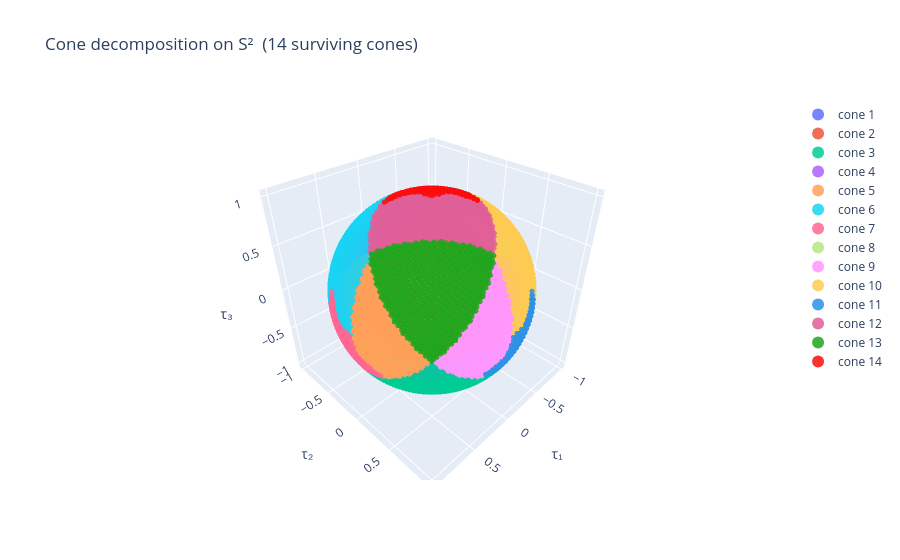
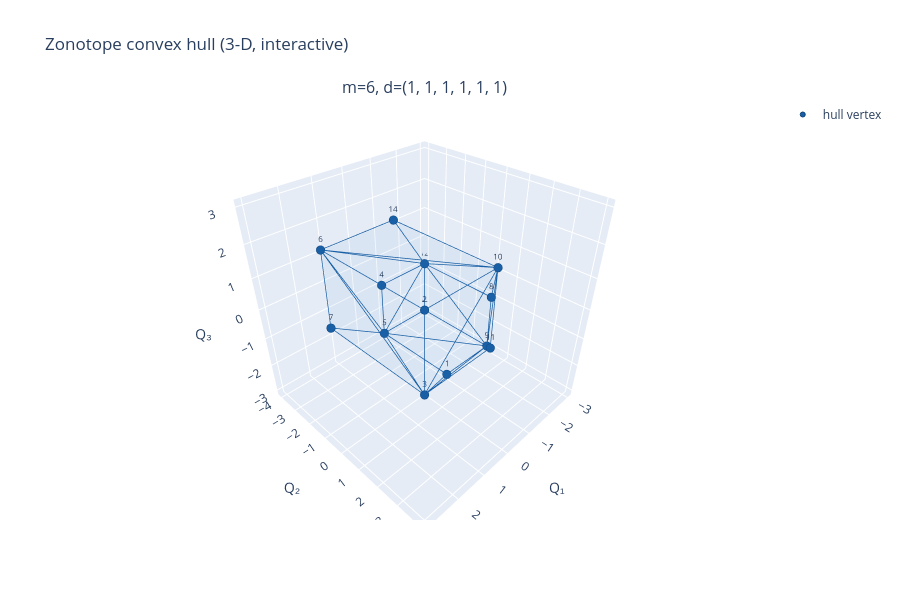

Notebook code cell kept with these figures, in order:
### Code cell
# ---------------------------------------------------------------------------
# Two-loop bubble diagram (dim = 3), 
# with basis B = {e1, e5} 
# ---------------------------------------------------------------------------
import numpy as np
from pipeline import run_pipeline

A_2loop_raw = np.array([
    [-1, 0, 0],  # e1
    [ 1,-1, 0],  # e2
    [ 1,-1, 0],  # e3
    [ 0, 1,-1],  # e4
    [ 0, 1,-1],  # e5
    [ 0, 0, 1]   # e8
], dtype=float)

result, figs = run_pipeline(A_2loop_raw, basis=[0, 1, 5], titles=['Two loop bubble graph'])

### Figure 1 — Plotly figure (JSON) as saved in the notebook; plotly's stock layout.template omitted (floating-point values rounded to 4 significant figures; data arrays with more than 128 entries replaced by an {"elided": "..."} marker saying what was removed)
{"data": [{"hovertemplate": "τ = (%{x:.3f}, %{y:.3f}, %{z:.3f})<extra>cone %{fullData.name}</extra>", "marker": {"color": "#636EFA", "opacity": 0.85, "size": 3}, "mode": "markers", "name": "cone 1", "type": "scatter3d", "x": {"elided": "215 float values"}, "y": {"elided": "215 float values"}, "z": {"elided": "215 float values"}}, {"hovertemplate": "τ = (%{x:.3f}, %{y:.3f}, %{z:.3f})<extra>cone %{fullData.name}</extra>", "marker": {"color": "#EF553B", "opacity": 0.85, "size": 3}, "mode": "markers", "name": "cone 2", "type": "scatter3d", "x": {"elided": "1001 float values"}, "y": {"elided": "1001 float values"}, "z": {"elided": "1001 float values"}}, {"hovertemplate": "τ = (%{x:.3f}, %{y:.3f}, %{z:.3f})<extra>cone %{fullData.name}</extra>", "marker": {"color": "#00CC96", "opacity": 0.85, "size": 3}, "mode": "markers", "name": "cone 3", "type": "scatter3d", "x": {"elided": "786 float values"}, "y": {"elided": "786 float values"}, "z": {"elided": "786 float values"}}, {"hovertemplate": "τ = (%{x:.3f}, %{y:.3f}, %{z:.3f})<extra>cone %{fullData.name}</extra>", "marker": {"color": "#AB63FA", "opacity": 0.85, "size": 3}, "mode": "markers", "name": "cone 4", "type": "scatter3d", "x": {"elided": "212 float values"}, "y": {"elided": "212 float values"}, "z": {"elided": "212 float values"}}, {"hovertemplate": "τ = (%{x:.3f}, %{y:.3f}, %{z:.3f})<extra>cone %{fullData.name}</extra>", "marker": {"color": "#FFA15A", "opacity": 0.85, "size": 3}, "mode": "markers", "name": "cone 5", "type": "scatter3d", "x": {"elided": "782 float values"}, "y": {"elided": "782 float values"}, "z": {"elided": "782 float values"}}, {"hovertemplate": "τ = (%{x:.3f}, %{y:.3f}, %{z:.3f})<extra>cone %{fullData.name}</extra>", "marker": {"color": "#19D3F3", "opacity": 0.85, "size": 3}, "mode": "markers", "name": "cone 6", "type": "scatter3d", "x": {"elided": "787 float values"}, "y": {"elided": "787 float values"}, "z": {"elided": "787 float values"}}, {"hovertemplate": "τ = (%{x:.3f}, %{y:.3f}, %{z:.3f})<extra>cone %{fullData.name}</extra>", "marker": {"color": "#FF6692", "opacity": 0.85, "size": 3}, "mode": "markers", "name": "cone 7", "type": "scatter3d", "x": {"elided": "218 float values"}, "y": {"elided": "218 float values"}, "z": {"elided": "218 float values"}}, {"hovertemplate": "τ = (%{x:.3f}, %{y:.3f}, %{z:.3f})<extra>cone %{fullData.name}</extra>", "marker": {"color": "#B6E880", "opacity": 0.85, "size": 3}, "mode": "markers", "name": "cone 8", "type": "scatter3d", "x": {"elided": "216 float values"}, "y": {"elided": "216 float values"}, "z": {"elided": "216 float values"}}, {"hovertemplate": "τ = (%{x:.3f}, %{y:.3f}, %{z:.3f})<extra>cone %{fullData.name}</extra>", "marker": {"color": "#FF97FF", "opacity": 0.85, "size": 3}, "mode": "markers", "name": "cone 9", "type": "scatter3d", "x": {"elided": "784 float values"}, "y": {"elided": "784 float values"}, "z": {"elided": "784 float values"}}, {"hovertemplate": "τ = (%{x:.3f}, %{y:.3f}, %{z:.3f})<extra>cone %{fullData.name}</extra>", "marker": {"color": "#FECB52", "opacity": 0.85, "size": 3}, "mode": "markers", "name": "cone 10", "type": "scatter3d", "x": {"elided": "783 float values"}, "y": {"elided": "783 float values"}, "z": {"elided": "783 float values"}}, {"hovertemplate": "τ = (%{x:.3f}, %{y:.3f}, %{z:.3f})<extra>cone %{fullData.name}</extra>", "marker": {"color": "#2E91E5", "opacity": 0.85, "size": 3}, "mode": "markers", "name": "cone 11", "type": "scatter3d", "x": {"elided": "215 float values"}, "y": {"elided": "215 float values"}, "z": {"elided": "215 float values"}}, {"hovertemplate": "τ = (%{x:.3f}, %{y:.3f}, %{z:.3f})<extra>cone %{fullData.name}</extra>", "marker": {"color": "#E15F99", "opacity": 0.85, "size": 3}, "mode": "markers", "name": "cone 12", "type": "scatter3d", "x": {"elided": "786 float values"}, "y": {"elided": "786 float values"}, "z": {"elided": "786 float values"}}, {"hovertemplate": "τ = (%{x:.3f}, %{y:.3f}, %{z:.3f})<extra>cone %{fullData.name}</extra>", "marker": {"color": "#1CA71C", "opacity": 0.85, "size": 3}, "mode": "markers", "name": "cone 13", "type": "scatter3d", "x": {"elided": "1000 float values"}, "y": {"elided": "1000 float values"}, "z": {"elided": "1000 float values"}}, {"hovertemplate": "τ = (%{x:.3f}, %{y:.3f}, %{z:.3f})<extra>cone %{fullData.name}</extra>", "marker": {"color": "#FB0D0D", "opacity": 0.85, "size": 3}, "mode": "markers", "name": "cone 14", "type": "scatter3d", "x": {"elided": "215 float values"}, "y": {"elided": "215 float values"}, "z": {"elided": "215 float values"}}], "layout": {"legend": {"itemsizing": "constant"}, "scene": {"aspectmode": "cube", "xaxis": {"title": {"text": "τ₁"}}, "yaxis": {"title": {"text": "τ₂"}}, "zaxis": {"title": {"text": "τ₃"}}}, "title": {"text": "Cone decomposition on S²  (14 surviving cones)"}}}

### Figure 2 — Plotly figure (JSON) as saved in the notebook; plotly's stock layout.template omitted (floating-point values rounded to 4 significant figures; data arrays with more than 128 entries replaced by an {"elided": "..."} marker saying what was removed)
{"data": [{"color": "rgba(59,139,212,0.18)", "flatshading": true, "hoverinfo": "skip", "i": [8, 8, 9, 9, 9, 9, 5, 5, 5, 5, 2, 2, 2, 2, 2, 2, 4, 4, 4, 4, 4, 4, 4, 4], "j": [11, 11, 11, 11, 8, 8, 9, 9, 11, 11, 9, 9, 8, 8, 5, 5, 11, 11, 2, 2, 8, 8, 5, 5], "k": [12, 7, 7, 13, 7, 10, 13, 1, 13, 3, 1, 10, 10, 0, 1, 6, 3, 12, 6, 0, 0, 12, 6, 3], "name": "hull", "opacity": 0.18, "scene": "scene", "showlegend": false, "type": "mesh3d", "x": [-1.0, 3.0, 3.0, -1.0, -1.0, 3.0, 3.0, -3.0, -3.0, 1.0, 1.0, -3.0, -3.0, 1.0], "y": [0.0, 4.0, 4.0, -4.0, -4.0, 0.0, 0.0, 0.0, 0.0, 4.0, 4.0, -4.0, -4.0, 0.0], "z": [-3.0, 3.0, 1.0, -1.0, -3.0, 3.0, 1.0, -1.0, -3.0, 3.0, 1.0, -1.0, -3.0, 3.0]}, {"hoverinfo": "skip", "line": {"color": "#185FA5", "width": 1.5}, "mode": "lines", "name": "hull edges", "scene": "scene", "showlegend": false, "type": "scatter3d", "x": {"elided": "216 int values"}, "y": {"elided": "216 int values"}, "z": {"elided": "216 int values"}}, {"hovertemplate": "%{text}<br>(%{x:.3f}, %{y:.3f}, %{z:.3f})<extra>hull</extra>", "marker": {"color": "#185FA5", "line": {"color": "#0C447C", "width": 1}, "size": 5}, "mode": "markers+text", "name": "hull vertex", "scene": "scene", "showlegend": true, "text": ["1", "2", "3", "4", "5", "6", "7", "8", "9", "10", "11", "12", "13", "14"], "textfont": {"size": 8}, "textposition": "top center", "type": "scatter3d", "x": [-1.0, 3.0, 3.0, -1.0, -1.0, 3.0, 3.0, -3.0, -3.0, 1.0, 1.0, -3.0, -3.0, 1.0], "y": [0.0, 4.0, 4.0, -4.0, -4.0, 0.0, 0.0, 0.0, 0.0, 4.0, 4.0, -4.0, -4.0, 0.0], "z": [-3.0, 3.0, 1.0, -1.0, -3.0, 3.0, 1.0, -1.0, -3.0, 3.0, 1.0, -1.0, -3.0, 3.0]}], "layout": {"annotations": [{"font": {"size": 16}, "showarrow": false, "text": "m=6, d=(1, 1, 1, 1, 1, 1)", "x": 0.5, "xanchor": "center", "xref": "paper", "y": 1, "yanchor": "bottom", "yref": "paper"}], "height": 600, "scene": {"aspectmode": "cube", "domain": {"x": [0, 1], "y": [0, 1]}, "xaxis": {"title": {"text": "Q₁"}}, "yaxis": {"title": {"text": "Q₂"}}, "zaxis": {"title": {"text": "Q₃"}}}, "title": {"text": "Zonotope convex hull (3-D, interactive)"}}}
